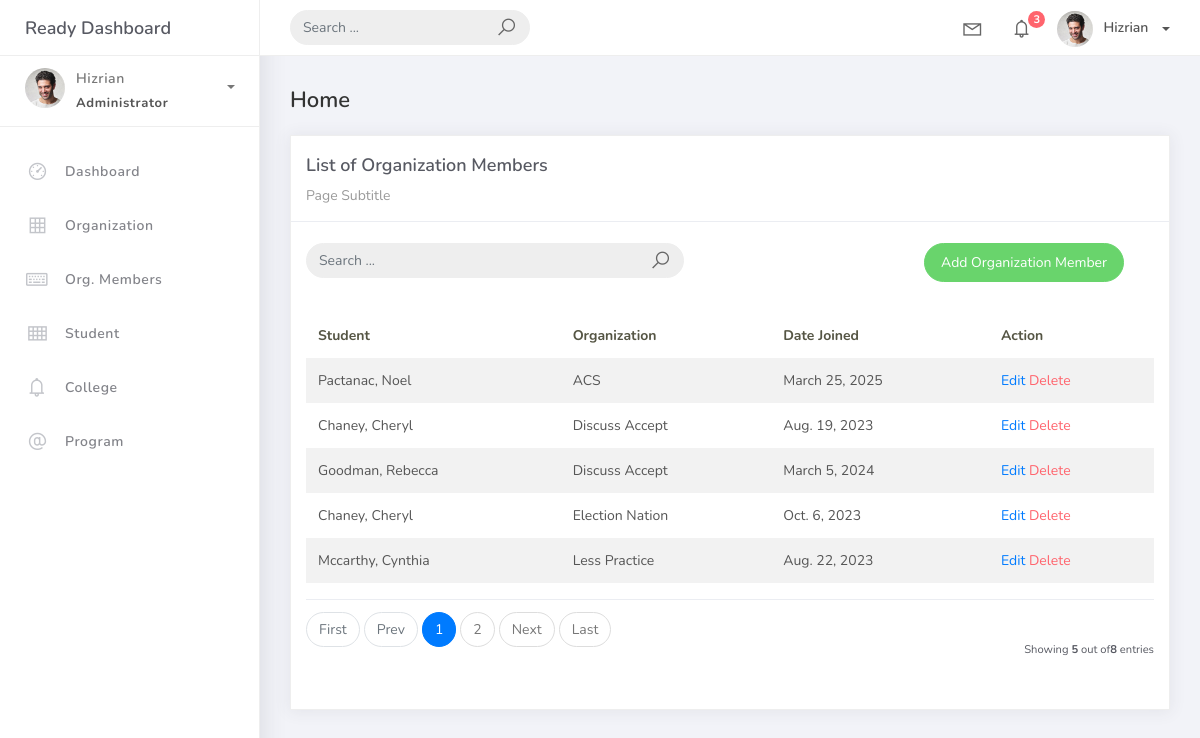
The page /orgmember_list on the database its author committed.
### studentorg/models.py (models this page shows)
class BaseModel(models.Model):
    created_at = models.DateTimeField(auto_now_add=True, db_index=True)
    updated_at = models.DateTimeField(auto_now=True)
    class Meta:
        abstract = True

class Orgmember(BaseModel):
    student = models.ForeignKey(Student, on_delete=models.CASCADE)
    Organization = models.ForeignKey(Organization, on_delete=models.CASCADE)
    date_joined = models.DateField()

class Student(BaseModel):
    student_id = models.CharField(max_length=15)
    lastname = models.CharField(max_length=25)
    firstname = models.CharField(max_length=25)
    middlename = models.CharField(max_length=25, blank=True, null=True)
    program = models.ForeignKey(Program, on_delete=models.CASCADE)
    def __str__(self):
        return f"{self.lastname}, {self.firstname}"

class Organization(BaseModel):
    name = models.CharField(max_length=150)
    college = models.ForeignKey(
        College, null=True, blank=True, on_delete=models.CASCADE
    )
    description = models.CharField(max_length=500)
    def __str__(self):
        return self.name

### studentorg/views.py (the view)
# urls.py: path("orgmember_list", OrgmemberList.as_view(), name="orgmember-list"),
class OrgmemberList(ListView):
    model = Orgmember
    context_object_name = "org_member"
    template_name = "orgmem_list.html"
    paginate_by = 5
    def get_queryset(self, *args, **kwargs):
        qs = super(OrgmemberList, self).get_queryset(*args, **kwargs)
        if self.request.GET.get("q") != None:
            query = self.request.GET.get("q")
            qs = qs.filter(
                Q(student__lastname__icontains=query)
                | Q(Organization__name__icontains=query)
            )
        return qs

### templates/orgmem_list.html (shortened to what this page needs)
{% extends 'base.html' %} {% load static %} {% block content %}
<div class="content">
    <div class="container-fluid">
        <h4 class="page-title">Home</h4>
        <div class="row">
            <div class="col-md-12">
                <div class="card">
                    <div class="card-header">
                        <div class="card-title">List of Organization Members</div>
                        <div class="card-category">Page Subtitle</div>
                    </div>
                    <br />
                    <div class="col-md-12 row">
                        <div class="col-md-6">
                            <form class="navbar-left navbar-form nav-search mr-md-3" action="{% url 'orgmember-list' %}">
                                <div class="input-group">
                                    <input type="text" placeholder="Search ... " class="form-control" name="q" />
                                    <div class="input-group-append">
                                        <span class="input-group-text">
                                            <i class="la la-search search-icon"></i>
                                        </span>
                                    </div>
                                </div>
                            </form>
                        </div>
                        <div class="col-md-6">
                            <div class="pull-right">
                                <a href="{% url 'orgmember-add' %}" class="btn btn-success btn-rounded">Add Organization
                                    Member</a>
                            </div>
                        </div>
                    </div>
                    <div class="card-body">
                        <table class="table table-striped mt-3">
                            <thead>
                                <tr>
                                    <th scope="col">Student</th>
                                    <th scope="col">Organization</th>
                                    <th scope="col">Date Joined</th>
                                    <th scope="col">Action</th>
                                </tr>
                            </thead>
                            <tbody>
                                {% for object in object_list %}
                                <tr>
                                    <td>{{ object.student }}</td>
                                    <td>{{ object.Organization }}</td>
                                    <td>{{ object.date_joined }}</td>
                                    <td>
                                        <a href="orgmember_list/{{ object.id }}">Edit</a>
                                        <a href="orgmember_list/{{ object.id }}/delete" class="text-danger">Delete</a>
                                    </td>
                                </tr>
                                {% endfor %}
                            </tbody>
                        </table>
                        {% include 'includes/pagination.html' %}
                    </div>
                </div>
            </div>
        </div>
    </div>
</div>
{% endblock %}

### rows shown on the page
Orgmember: student "Pactanac, Noel", Organization "ACS", date_joined "March 25, 2025"
Orgmember: student "Chaney, Cheryl", Organization "Discuss Accept", date_joined "Aug. 19, 2023"
Orgmember: student "Goodman, Rebecca", Organization "Discuss Accept", date_joined "March 5, 2024"
Orgmember: student "Chaney, Cheryl", Organization "Election Nation", date_joined "Oct. 6, 2023"
Orgmember: student "Mccarthy, Cynthia", Organization "Less Practice", date_joined "Aug. 22, 2023"

### other values the page prints
{{ page_num }} "1"
{{ page_num }} "2"
{{ object_list.count }} "5"
{{ paginator.count }} "8"
